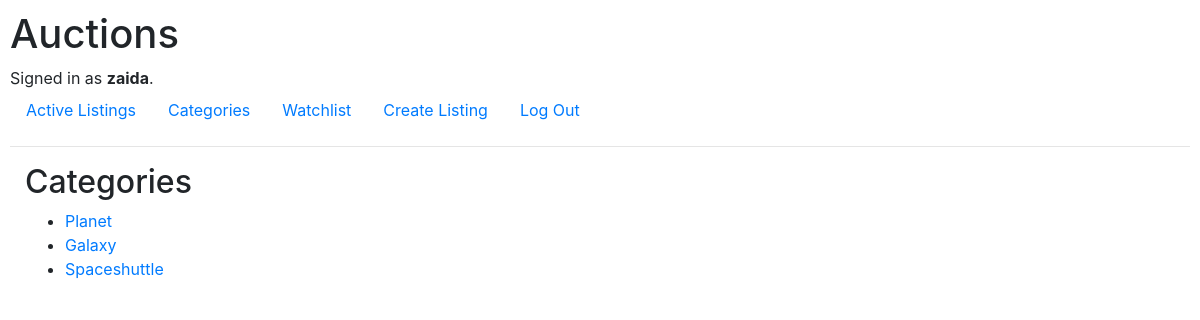
Page /category (signed in) on the committed database.
### auctions/models.py (models this page shows)
class User(AbstractUser):
    pass

class Category(models.Model):
    category_name = models.CharField(max_length=64)
    def __str__(self):
        return f"{self.category_name}"

### auctions/views.py (the view)
# urls.py: path("category", views.category, name="category"),
def category(request):
    categories = Category.objects.all()
    return render(request, 'auctions/category.html', {
        "categories": categories
    })

### auctions/templates/auctions/category.html (shortened to what this page needs)
{% extends 'auctions/layout.html' %} {% block body %}
<div class="container-fluid">
  <h2>Categories</h2>
  <form action="{% url 'category' %}" method="POST">
    <ul>
      {% for category in categories %} {% if category %}
      <li>
        <a href="{% url 'listingsByCategory' category %}">{{category}}</a>
      </li>
      {% else %}
      <p>No categories available</p>
      {% endif %} {% endfor %}
    </ul>
  </form>
</div>
{% endblock %}

### auctions/templates/auctions/layout.html (shortened to what this page needs)
{% load static %}
<!DOCTYPE html>
<html lang="en">
  <head>
    <link
      rel="stylesheet"
      href="https://stackpath.bootstrapcdn.com/bootstrap/4.4.1/css/bootstrap.min.css"
    />
    <link href="{% static 'auctions/styles.css' %}" rel="stylesheet" />
  </head>
  <body>
    <h1>Auctions</h1>
    <div>
      {% if user.is_authenticated %} Signed in as
      <strong>{{ user.username }}</strong>. {% else %} Not signed in. {% endif%}
    </div>
    <ul class="nav">
      <li class="nav-item">
        <a class="nav-link" href="{% url 'index' %}">Active Listings</a>
      </li>
      {% if user.is_authenticated %}
      <li class="nav-item">
        <a class="nav-link" href="{% url 'category' %}">Categories</a>
      </li>
      <li class="nav-item">
        <a class="nav-link" href="{% url 'watchlist' %}">Watchlist</a>
      </li>
      <li class="nav-item">
        <a class="nav-link" href="{% url 'new_listing' %}">Create Listing</a>
      </li>
      <li class="nav-item">
        <a class="nav-link" href="{% url 'logout' %}">Log Out</a>
      </li>
      {% endif %}
    </ul>
    <hr />
    {% block body %} {% endblock %}
  </body>
</html>

### auctions/static/auctions/styles.css (style rules this page uses)
body { padding: 10px; }

### rows in the picture
User: username "zaida"
Category: category_name "Planet"
Category: category_name "Galaxy"
Category: category_name "Spaceshuttle"
